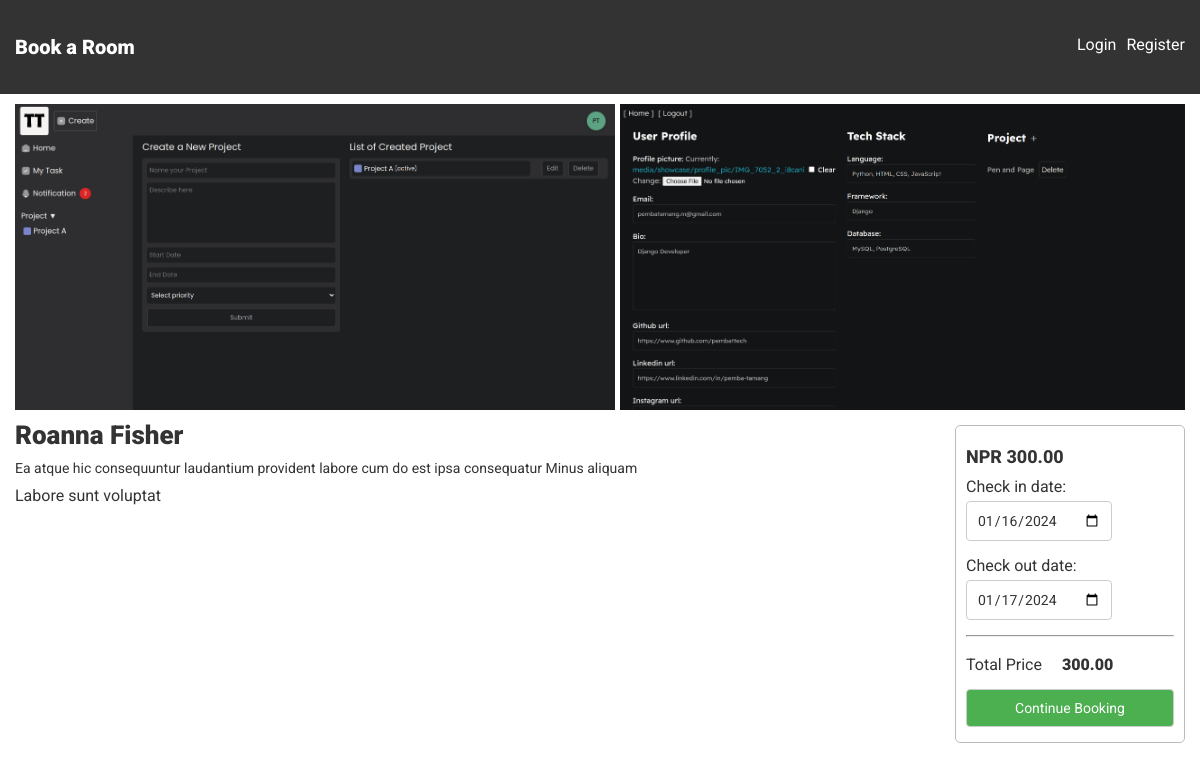
/hotel/hotel-detail/roanna-fisher, run on an earlier commit of the app's database.
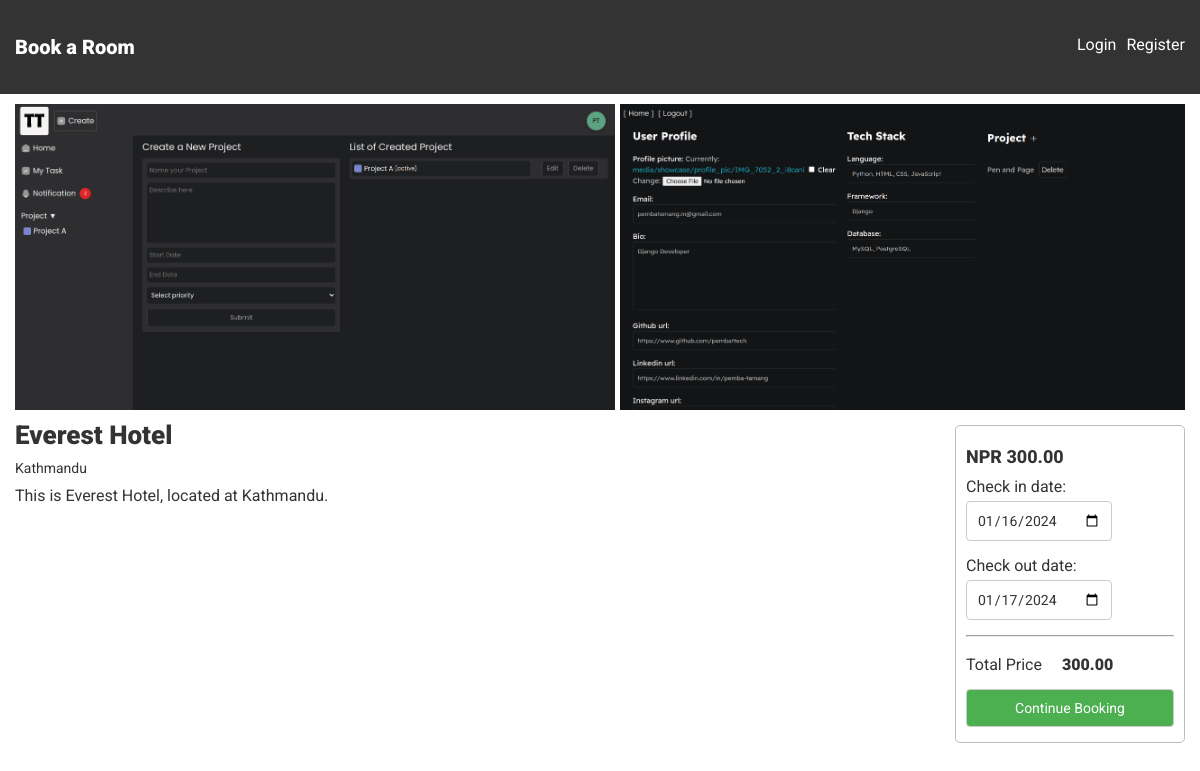
And on a later commit of the database.
### hotel/models.py (models this page shows, shortened)
class Hotel(models.Model):
    hotelier = models.ForeignKey(
        settings.AUTH_USER_MODEL, on_delete=models.SET_NULL, null=True
    )
    name = models.CharField(max_length=255)
    address = models.CharField(max_length=255)
    description = models.TextField(null=True)
    price = models.DecimalField(max_digits=10, decimal_places=2, null=True)
    slug = models.SlugField(max_length=255, null=True, blank=True)

### hotel/views.py (the view)
# urls.py: path('hotel-detail/<slug>', hotel_detail, name = 'hotel_detail'),
def hotel_detail(request, slug):
    hotel = get_object_or_404(Hotel, slug=slug)
    hotelimage_instance = HotelImage.objects.filter(hotel__slug = slug)
    image_urls = [image.hotel_images for image in hotelimage_instance]
    print(image_urls)
    if request.method == "POST":
        reservation_form = ReservationForm(request.POST)
        if reservation_form.is_valid():
            total_cost = request.session.get(f'total_cost_{request.user.username}_{slug}', 0)
            print(total_cost)
            request.session.pop('total_cost', None)
    else:
        reservation_form = ReservationForm()
    context = {"hotel": hotel, "reservation_form": reservation_form, 'image_urls': image_urls}
    return render(request, "hotel/hotel_detail.html", context)

### hotel/forms.py
class ReservationForm(forms.ModelForm):
    class Meta:
        model = Reservation
        fields = ["check_in_date", "check_out_date"]
        widgets = {
            "check_in_date": forms.DateInput(attrs={"type": "date", "class": "input-check_in"}),
            "check_out_date": forms.DateInput(attrs={"type": "date", "class": "input-check_out"}),
        }
    def __init__(self, *args, **kwargs):
        super(ReservationForm, self).__init__(*args, **kwargs)
        today = date.today()
        tomorrow = today + timedelta(days=1)
        self.fields["check_in_date"].initial = today
        self.fields["check_out_date"].initial = tomorrow

### hotel/templates/hotel/hotel_detail.html (shortened to what this page needs)
{% extends "base.html" %}
{% block content %}
<div class="hotel-detail-wrapper">
    <div class="hotel-pics">
        {% for img_url in image_urls %}
        <img src="{{ img_url.url }}" alt="{{ hotel.name }}">
        {% endfor %}
    </div>
    <div class="div-flex">
        <div class="hotel-detail">
            <p class="heading">
                {{ hotel.name }}
            </p>
            <p class="hotel-info">
                {{ hotel.address }}
            <p class="hotel-info description">
                {{ hotel.description }}
            </p>
        </div>
        {% if not request.user.is_corporate %}
        <form action="" method='post' id="reservation-form">
            <div class="form-div">
                <p class="hotel-info price">
                    <span>
                        NPR
                        {{ hotel.price }}
                    </span>
                </p>
                {{ reservation_form.as_p }}
                <hr>
                <div class="div-flex">
                    <div>
                        <p>Total Price</p>
                    </div>
                    <div>
                        <p id="total-cost">{{ hotel.price }}</p>
                    </div>
                </div>
                <button class="button-style">Continue Booking</button>
            </div>
        </form>
        {% endif %}
    </div>
</div>
{% endblock content %}

### templates/base.html
<!DOCTYPE html>
<html lang="en">
{% include "head_tag.html" %}
<body>
    <div class="app-container">
        {% include "nav.html" %}
        <div class="container-wrapper">
            {% block content %}
            {% endblock %}
        </div>
    </div>
</body>
</html>

### templates/head_tag.html (shortened to what this page needs)
<head>
    {% load static %}
    <link rel="stylesheet" href="{% static 'css/styles.css' %}">
</head>

### templates/nav.html
<div class="navigation position-sticky">
    <div class="nav-left-side">
        <a href="{% url 'base:home' %}" class="app-link heading">Book a Room</a>
    </div>
    <div class="nav-right-side" style="display: flex; gap:10px;">
        {% if request.user.is_authenticated %}
            {% if request.user.is_corporate %}
                <a href="{% url 'hotel:dashboard' %}">{{ request.user.username }}</a>
                <a href="{% url 'hotel:list_hotel' %}">List Your Hotel</a>
            {% else %}
                <a href="{% url 'user:dashboard' %}">{{ request.user.username }}</a>
            {% endif %}
            <a href="{% url 'base:logout_user' %}">Logout</a>
        {% else %}
            <a href="{% url 'base:login_user' %}">Login</a>
            <a href="{% url 'base:register_user' %}">Register</a>
        {% endif %}
    </div>
</div>

### static/css/styles.css (style rules this page uses)
* { font-family: 'Roboto', sans-serif; color: #333; }
body { margin: 0; padding: 0; }
input, select, textarea, button { padding: 10px; margin: 5px 0; border: 1px solid #ccc; border-radius: 4px; box-sizing: border-box; font-size: 14px; }
button { background-color: #4CAF50; color: #fff; cursor: pointer; }
p { margin: 10px 0; }
a { text-decoration: none; }
.div-flex { display: flex; gap: 20px; }
.position-sticky { position: sticky; top: 0; }
.heading { font-size: 20px; font-weight: 900; }
.navigation { background-color: #333; color: #fff; display: flex; flex-direction: row; justify-content: space-between; padding: 35px 15px; }
.navigation a { color: #fff; }
.container-wrapper { padding: 10px 15px; height: 100vh; }
.hotel-info { font-size: 14px; font-weight: 400; }
.hotel-info.price, .hotel-info.price span { font-size: 18px; font-weight: 800; color: #2196F3; }
.hotel-info.description { font-size: 16px; }
.hotel-detail-wrapper .hotel-pics img { width: 600px; }
.hotel-detail-wrapper .hotel-pics { display: flex; overflow-x: auto; gap: 5px; }
.hotel-detail-wrapper .heading { font-size: 26px; }
.hotel-detail-wrapper .hotel-detail { flex: 2; }
#reservation-form { flex: 0.5; padding: 15px 0; }
.form-div { padding: 10px; border: 1px solid #bbbbbb; border-radius: 5px; }
#reservation-form .hotel-info.price, #reservation-form .hotel-info.price span { color: #333; }
#reservation-form #total-cost { font-weight: 900; }
#reservation-form .button-style { width: 100%; }

What changed in the data, as far as the page shows it:
changed Hotel: name "Roanna Fisher" → "Everest Hotel"; address "Ea atque hic consequuntur laudantium provident labore cum do est ipsa consequatur Minus aliquam" → "Kathmandu"; description "Labore sunt voluptat" → "This is Everest Hotel, located at Kathmandu."
